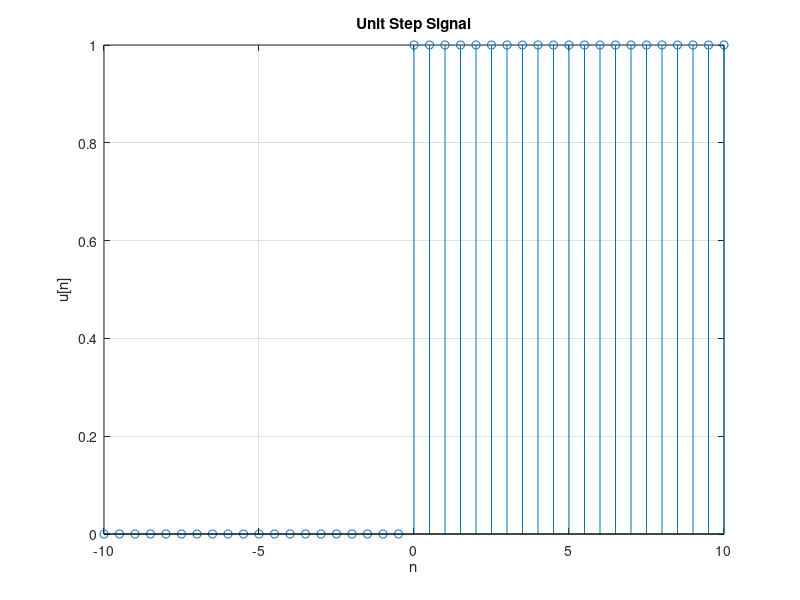

Reproduce this figure in MATLAB.
clc;
clear;
close all;

n = -10:0.5:10;
x = (n >= 0);

stem(n, x);
grid on;
xlabel('n');
ylabel('u[n]');
title('Unit Step Signal');
